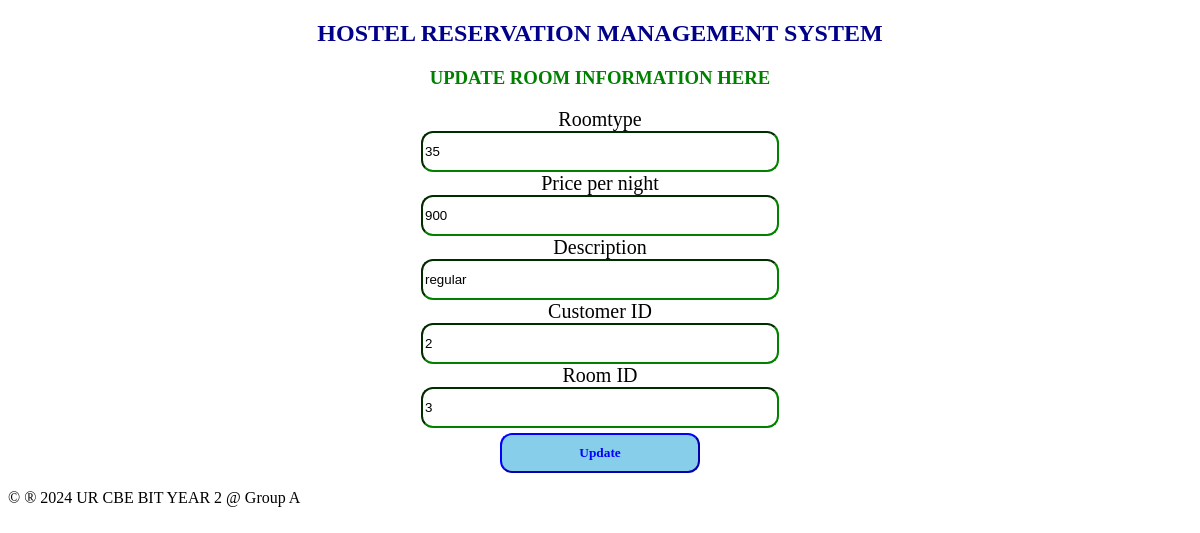
The app's page /update_room.php?room_id=3 with its own data.
### tables this page shows
CREATE TABLE `room` (
  `Roomtype` varchar(18) NOT NULL,
  `Pricepernight` varchar(21) NOT NULL,
  `Description` varchar(250) NOT NULL,
  `customer_id` int(11) NOT NULL,
  `room_id` int(11) NOT NULL
);

### update_room.php (the view, shortened to what this page needs)
<?php
include "dbconnection.php";
$Roomtype = $Pricepernight = $Description = $customer_id = $room_id = "";
if ($_SERVER['REQUEST_METHOD'] == 'GET' && isset($_GET["room_id"])) {
    $room_id = $_GET["room_id"];
    $stmt = $connection->prepare("SELECT Roomtype, Pricepernight, Description, customer_id FROM room WHERE room_id = ?");
    $stmt->bind_param("i", $room_id);
    $stmt->execute();
    $result = $stmt->get_result();
    if ($result->num_rows > 0) {
        $row = $result->fetch_assoc();
        $Roomtype = $row["Roomtype"];
        $Pricepernight = $row["Pricepernight"];
        $Description = $row["Description"];
        $customer_id = $row["customer_id"];
    } else {
        header("location: /wet/room_table.php");
        exit;
    }
}
?>
<!DOCTYPE html>
<html>
<head>
</head>
<body>
    <center>
        <h2>HOSTEL RESERVATION MANAGEMENT SYSTEM</h2>
        <h3 style="color:green;">UPDATE ROOM INFORMATION HERE</h3>
        <section class="forms">
            <form method="POST">
                <label>Roomtype</label><br>
                <input type="text" name="Roomtype" class="input" value="<?php echo htmlspecialchars($Roomtype); ?>"><br>
                <label>Price per night</label><br>
                <input type="text" name="Pricepernight" class="input" value="<?php echo htmlspecialchars($Pricepernight); ?>"><br>
                <label>Description</label><br>
                <input type="text" name="Description" class="input" value="<?php echo htmlspecialchars($Description); ?>"><br>
                <label>Customer ID</label><br>
                <input type="text" name="customer_id" readonly class="input" value="<?php echo htmlspecialchars($customer_id); ?>"><br>
                <label>Room ID</label><br>
                <input type="text" name="room_id" readonly class="input" value="<?php echo htmlspecialchars($room_id); ?>"><br>
                <input type="submit" name="submit" value="Update" class="sb">
            </form>
        </section>
    </center>
    <footer>
        <p>&copy; &reg; 2024 UR CBE BIT YEAR 2 @ Group A</p>
    </footer>
</body>
</html>

### update_room.php (style rules this page uses)
h2 { font-family: Castellar; color: darkblue; }
label { font-family: Elephant; font-size: 20px; }
.sb { font-family: Georgia; padding: 10px; border-color: blue; background-color: skyblue; width: 200px; margin-top: 5px; border-radius: 12px; font-weight: bold; color: blue; }
.input { width: 350px; height: 35px; border-radius: 12px; border-color: green; }

### records on screen
room: Roomtype "35", Pricepernight "900", Description "regular", customer_id "2"
